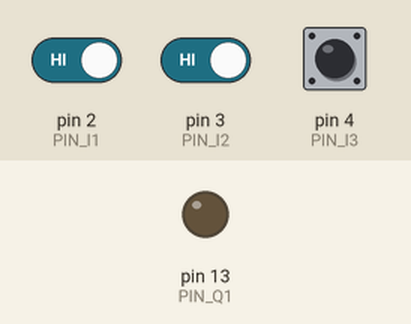
Simulated run of this sketch. Board: Arduino Uno, built with avr-gcc and run on an emulated ATmega328P. On the bench: output pins drawn as LEDs (lit = HIGH). The inputs (shaded band) are chosen by the test bench; at power-on: pin 2 (PIN_I1) HIGH, pin 3 (PIN_I2) HIGH, pin 4 (PIN_I3) HIGH. What the sketch prints to the serial monitor is not drawn.

Above: at 4.2 s.
4.3 s: pin 2 (PIN_I1) driven LOW and pin 3 (PIN_I2) driven LOW
At 5.2 s:
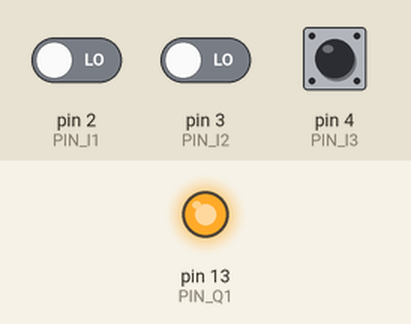
5.8 s: pin 3 (PIN_I2) driven HIGH
At 6.4 s:
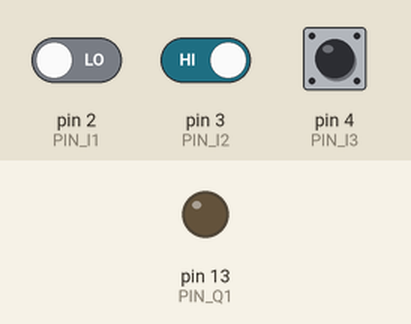
7.3 s: pin 3 (PIN_I2) driven LOW
At 8.7 s:
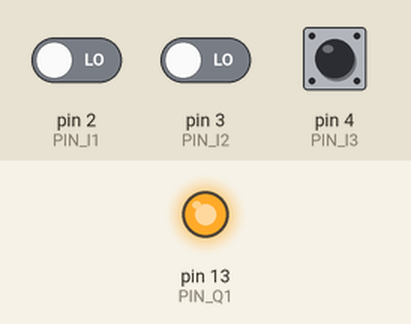
Timing chart, 0 to 9.8 s (numbered marks = the images above; inputs shaded):
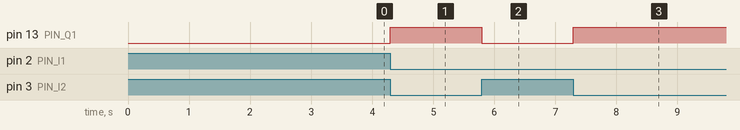

Measured:
- after the input at 4.3 s, pin 13 (PIN_Q1): LOW → HIGH at once
- after the input at 5.8 s, pin 13 (PIN_Q1): HIGH → LOW at once
- after the input at 7.3 s, pin 13 (PIN_Q1): LOW → HIGH at once

The sketch:

PRUEBA_MODO_GLOBAL_V21.ino
```cpp
#include <Arduino.h>

/*
  SimuPLC HMI V21 - Prueba de modo global

  I1 START NO      -> D2, pulsador a GND
  I2 STOP NC       -> D3, contacto NC a GND
  I3 NIVEL ALTO NO -> D4, sensor a GND
  Q1 MOTOR         -> D13, activo en HIGH para probar el LED integrado

  Comandos:
    MODE,HMI
    MODE,PHYSICAL
    MODE,BOTH
    SET,I1,1
    SET,I2,0
    SET,I3,1
    RUN,1
    STOP
    GET_STATE
*/

const uint8_t PIN_I1 = 2;
const uint8_t PIN_I2 = 3;
const uint8_t PIN_I3 = 4;
const uint8_t PIN_Q1 = 13;

const uint8_t MODE_BOTH = 0;
const uint8_t MODE_HMI = 1;
const uint8_t MODE_PHYSICAL = 2;

uint8_t controlMode = MODE_BOTH;
bool controllerRunning = true;

bool physicalInputs[3] = {false, true, false};
bool hmiInputs[3] = {false, true, false};
bool effectiveInputs[3] = {false, true, false};
bool q1 = false;

char rxBuffer[96];
uint8_t rxLength = 0;
unsigned long lastScan = 0;
unsigned long lastState = 0;
bool scanRequested = true;
bool stateRequested = true;

const char* modeName() {
  if (controlMode == MODE_HMI) return "HMI";
  if (controlMode == MODE_PHYSICAL) return "PHYSICAL";
  return "BOTH";
}

bool combineInput(uint8_t index, bool physicalValue) {
  if (controlMode == MODE_HMI) return hmiInputs[index];
  if (controlMode == MODE_PHYSICAL) return physicalValue;

  // I2 es NC: cualquiera puede abrir y detener.
  if (index == 1) return physicalValue && hmiInputs[index];

  // I1 e I3 son NO: cualquiera puede activar.
  return physicalValue || hmiInputs[index];
}

void readInputs() {
  physicalInputs[0] = digitalRead(PIN_I1) == LOW;
  physicalInputs[1] = digitalRead(PIN_I2) == LOW;
  physicalInputs[2] = digitalRead(PIN_I3) == LOW;

  for (uint8_t i = 0; i < 3; i++) {
    effectiveInputs[i] = combineInput(i, physicalInputs[i]);
  }
}

void executeLogic() {
  if (!controllerRunning || !effectiveInputs[1] || effectiveInputs[2]) {
    q1 = false;
  } else if (effectiveInputs[0]) {
    q1 = true;
  }
  digitalWrite(PIN_Q1, q1 ? HIGH : LOW);
}

void sendState() {
  Serial.print("STATE,I1,"); Serial.print(effectiveInputs[0] ? 1 : 0);
  Serial.print(",I1_PHYSICAL,"); Serial.print(physicalInputs[0] ? 1 : 0);
  Serial.print(",I1_HMI,"); Serial.print(hmiInputs[0] ? 1 : 0);
  Serial.print(",I2,"); Serial.print(effectiveInputs[1] ? 1 : 0);
  Serial.print(",I2_PHYSICAL,"); Serial.print(physicalInputs[1] ? 1 : 0);
  Serial.print(",I2_HMI,"); Serial.print(hmiInputs[1] ? 1 : 0);
  Serial.print(",I3,"); Serial.print(effectiveInputs[2] ? 1 : 0);
  Serial.print(",I3_PHYSICAL,"); Serial.print(physicalInputs[2] ? 1 : 0);
  Serial.print(",I3_HMI,"); Serial.print(hmiInputs[2] ? 1 : 0);
  Serial.print(",Q1,"); Serial.print(q1 ? 1 : 0);
  Serial.print(",RUNNING,"); Serial.print(controllerRunning ? 1 : 0);
  Serial.print(",CONTROL_MODE,"); Serial.println(modeName());
  lastState = millis();
  stateRequested = false;
}

int inputIndex(const String& tag) {
  if (tag.equalsIgnoreCase("I1")) return 0;
  if (tag.equalsIgnoreCase("I2")) return 1;
  if (tag.equalsIgnoreCase("I3")) return 2;
  return -1;
}

void processCommand(String command) {
  command.trim();
  if (!command.length()) return;

  if (command.startsWith("HELLO")) {
    Serial.println("OK,SIMUPLC,READY_CODE_V21,1");
    scanRequested = true;
    stateRequested = true;
    return;
  }
  if (command == "PING") {
    Serial.println("PONG");
    return;
  }
  if (command == "GET_STATE") {
    scanRequested = true;
    stateRequested = true;
    return;
  }
  if (command == "RUN" || command == "RUN,1") {
    controllerRunning = true;
    scanRequested = true;
    stateRequested = true;
    return;
  }
  if (command == "STOP" || command == "RUN,0") {
    controllerRunning = false;
    q1 = false;
    digitalWrite(PIN_Q1, LOW);
    stateRequested = true;
    sendState();
    return;
  }
  if (command.startsWith("MODE,")) {
    String value = command.substring(5);
    value.trim();
    value.toUpperCase();
    if (value == "HMI") controlMode = MODE_HMI;
    else if (value == "PHYSICAL" || value == "FISICO") controlMode = MODE_PHYSICAL;
    else controlMode = MODE_BOTH;
    scanRequested = true;
    stateRequested = true;
    return;
  }
  if (command.startsWith("SET,")) {
    int separator = command.indexOf(',', 4);
    if (separator > 4) {
      String tag = command.substring(4, separator);
      int index = inputIndex(tag);
      if (index >= 0) {
        hmiInputs[index] = command.substring(separator + 1).toInt() != 0;
        scanRequested = true;
        stateRequested = true;
      }
    }
  }
}

void readSerial() {
  while (Serial.available() > 0) {
    char c = (char)Serial.read();
    if (c == '\n') {
      rxBuffer[rxLength] = '\0';
      if (rxLength) processCommand(String(rxBuffer));
      rxLength = 0;
    } else if (c != '\r' && rxLength < sizeof(rxBuffer) - 1) {
      rxBuffer[rxLength++] = c;
    }
  }
}

void setup() {
  Serial.begin(115200);
  pinMode(PIN_I1, INPUT_PULLUP);
  pinMode(PIN_I2, INPUT_PULLUP);
  pinMode(PIN_I3, INPUT_PULLUP);
  pinMode(PIN_Q1, OUTPUT);
  digitalWrite(PIN_Q1, LOW);
}

void loop() {
  readSerial();

  unsigned long now = millis();
  if (!scanRequested && now - lastScan < 20) return;
  scanRequested = false;
  lastScan = now;

  readInputs();
  executeLogic();

  if (stateRequested || now - lastState >= 250) sendState();
}
```
